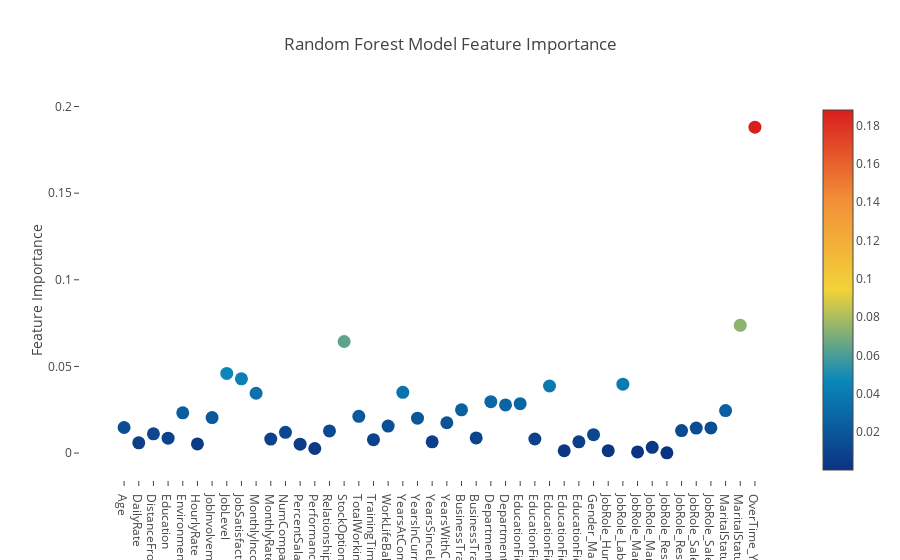

Notebook code cell kept with this figure:
### Markdown cell above
Now let's print out the most important features

### Code cell
layout= go.Layout(
    autosize= True,
    title= 'Random Forest Model Feature Importance',
    hovermode= 'closest',
     xaxis= dict(
         ticklen= 5,
         showgrid=False,
        zeroline=False,
        showline=False
     ),
    yaxis=dict(
        title= 'Feature Importance',
        showgrid=False,
        zeroline=False,
        ticklen= 5,
        gridwidth= 2
    ),
    showlegend= False
)
fig = go.Figure(data=[go.Scatter(
    y = rf.feature_importances_,
    x = data_input.columns.values,
    mode='markers',
    marker=dict(
        sizemode = 'diameter',
        sizeref = 1,
        size = 13,
        color = rf.feature_importances_,
        colorscale='Portland',
        showscale=True
    ),
    text = data_input.columns.values
)], layout=layout)
py.iplot(fig,filename='scatter')

### Figure 1 — Plotly figure (JSON) as saved in the notebook; plotly's stock layout.template omitted (floating-point values rounded to 4 significant figures)
{"data": [{"marker": {"color": [0.01476, 0.005928, 0.01113, 0.008607, 0.02326, 0.005266, 0.02049, 0.046, 0.04283, 0.03454, 0.008058, 0.012, 0.005154, 0.002633, 0.01279, 0.06438, 0.02119, 0.007707, 0.01558, 0.03506, 0.02017, 0.006496, 0.01751, 0.02497, 0.008734, 0.02966, 0.02776, 0.02852, 0.008128, 0.03873, 0.001331, 0.006484, 0.01059, 0.001369, 0.03978, 0.0006872, 0.003339, 0.0001176, 0.01301, 0.01443, 0.01451, 0.02451, 0.07371, 0.1881], "colorscale": "Portland", "showscale": true, "size": 13, "sizemode": "diameter", "sizeref": 1}, "mode": "markers", "text": ["Age", "DailyRate", "DistanceFromHome", "Education", "EnvironmentSatisfaction", "HourlyRate", "JobInvolvement", "JobLevel", "JobSatisfaction", "MonthlyIncome", "MonthlyRate", "NumCompaniesWorked", "PercentSalaryHike", "PerformanceRating", "RelationshipSatisfaction", "StockOptionLevel", "TotalWorkingYears", "TrainingTimesLastYear", "WorkLifeBalance", "YearsAtCompany", "YearsInCurrentRole", "YearsSinceLastPromotion", "YearsWithCurrManager", "BusinessTravel_Travel_Frequently", "BusinessTravel_Travel_Rarely", "Department_Research & Development", "Department_Sales", "EducationField_Life Sciences", "EducationField_Marketing", "EducationField_Medical", "EducationField_Other", "EducationField_Technical Degree", "Gender_Male", "JobRole_Human Resources", "JobRole_Laboratory Technician", "JobRole_Manager", "JobRole_Manufacturing Director", "JobRole_Research Director", "JobRole_Research Scientist", "JobRole_Sales Executive", "JobRole_Sales Representative", "MaritalStatus_Married", "MaritalStatus_Single", "OverTime_Yes"], "type": "scatter", "x": ["Age", "DailyRate", "DistanceFromHome", "Education", "EnvironmentSatisfaction", "HourlyRate", "JobInvolvement", "JobLevel", "JobSatisfaction", "MonthlyIncome", "MonthlyRate", "NumCompaniesWorked", "PercentSalaryHike", "PerformanceRating", "RelationshipSatisfaction", "StockOptionLevel", "TotalWorkingYears", "TrainingTimesLastYear", "WorkLifeBalance", "YearsAtCompany", "YearsInCurrentRole", "YearsSinceLastPromotion", "YearsWithCurrManager", "BusinessTravel_Travel_Frequently", "BusinessTravel_Travel_Rarely", "Department_Research & Development", "Department_Sales", "EducationField_Life Sciences", "EducationField_Marketing", "EducationField_Medical", "EducationField_Other", "EducationField_Technical Degree", "Gender_Male", "JobRole_Human Resources", "JobRole_Laboratory Technician", "JobRole_Manager", "JobRole_Manufacturing Director", "JobRole_Research Director", "JobRole_Research Scientist", "JobRole_Sales Executive", "JobRole_Sales Representative", "MaritalStatus_Married", "MaritalStatus_Single", "OverTime_Yes"], "y": [0.01476, 0.005928, 0.01113, 0.008607, 0.02326, 0.005266, 0.02049, 0.046, 0.04283, 0.03454, 0.008058, 0.012, 0.005154, 0.002633, 0.01279, 0.06438, 0.02119, 0.007707, 0.01558, 0.03506, 0.02017, 0.006496, 0.01751, 0.02497, 0.008734, 0.02966, 0.02776, 0.02852, 0.008128, 0.03873, 0.001331, 0.006484, 0.01059, 0.001369, 0.03978, 0.0006872, 0.003339, 0.0001176, 0.01301, 0.01443, 0.01451, 0.02451, 0.07371, 0.1881]}], "layout": {"autosize": true, "hovermode": "closest", "showlegend": false, "title": "Random Forest Model Feature Importance", "xaxis": {"showgrid": false, "showline": false, "ticklen": 5, "zeroline": false}, "yaxis": {"gridwidth": 2, "showgrid": false, "ticklen": 5, "title": "Feature Importance", "zeroline": false}}}
